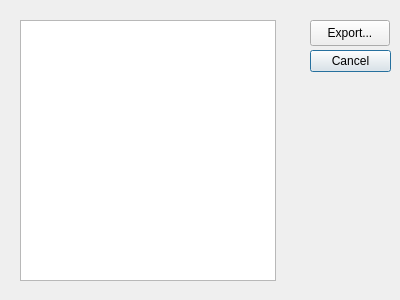
<?xml version="1.0" encoding="UTF-8"?>
<ui version="4.0">
 <class>CDlgExportSounds</class>
 <widget class="QDialog" name="CDlgExportSounds">
  <property name="geometry">
   <rect>
    <x>0</x>
    <y>0</y>
    <width>400</width>
    <height>300</height>
   </rect>
  </property>
  <property name="windowTitle">
   <string>Dialog</string>
  </property>
  <widget class="QDialogButtonBox" name="buttonBox">
   <property name="geometry">
    <rect>
     <x>310</x>
     <y>50</y>
     <width>81</width>
     <height>91</height>
    </rect>
   </property>
   <property name="orientation">
    <enum>Qt::Vertical</enum>
   </property>
   <property name="standardButtons">
    <set>QDialogButtonBox::Cancel</set>
   </property>
  </widget>
  <widget class="QPushButton" name="btnExport">
   <property name="geometry">
    <rect>
     <x>310</x>
     <y>20</y>
     <width>80</width>
     <height>26</height>
    </rect>
   </property>
   <property name="text">
    <string>Export...</string>
   </property>
  </widget>
  <widget class="QListWidget" name="listWidget">
   <property name="geometry">
    <rect>
     <x>20</x>
     <y>20</y>
     <width>256</width>
     <height>261</height>
    </rect>
   </property>
  </widget>
 </widget>
 <resources/>
 <connections>
  <connection>
   <sender>buttonBox</sender>
   <signal>accepted()</signal>
   <receiver>CDlgExportSounds</receiver>
   <slot>accept()</slot>
   <hints>
    <hint type="sourcelabel">
     <x>248</x>
     <y>254</y>
    </hint>
    <hint type="destinationlabel">
     <x>157</x>
     <y>274</y>
    </hint>
   </hints>
  </connection>
  <connection>
   <sender>buttonBox</sender>
   <signal>rejected()</signal>
   <receiver>CDlgExportSounds</receiver>
   <slot>reject()</slot>
   <hints>
    <hint type="sourcelabel">
     <x>316</x>
     <y>260</y>
    </hint>
    <hint type="destinationlabel">
     <x>286</x>
     <y>274</y>
    </hint>
   </hints>
  </connection>
 </connections>
</ui>
